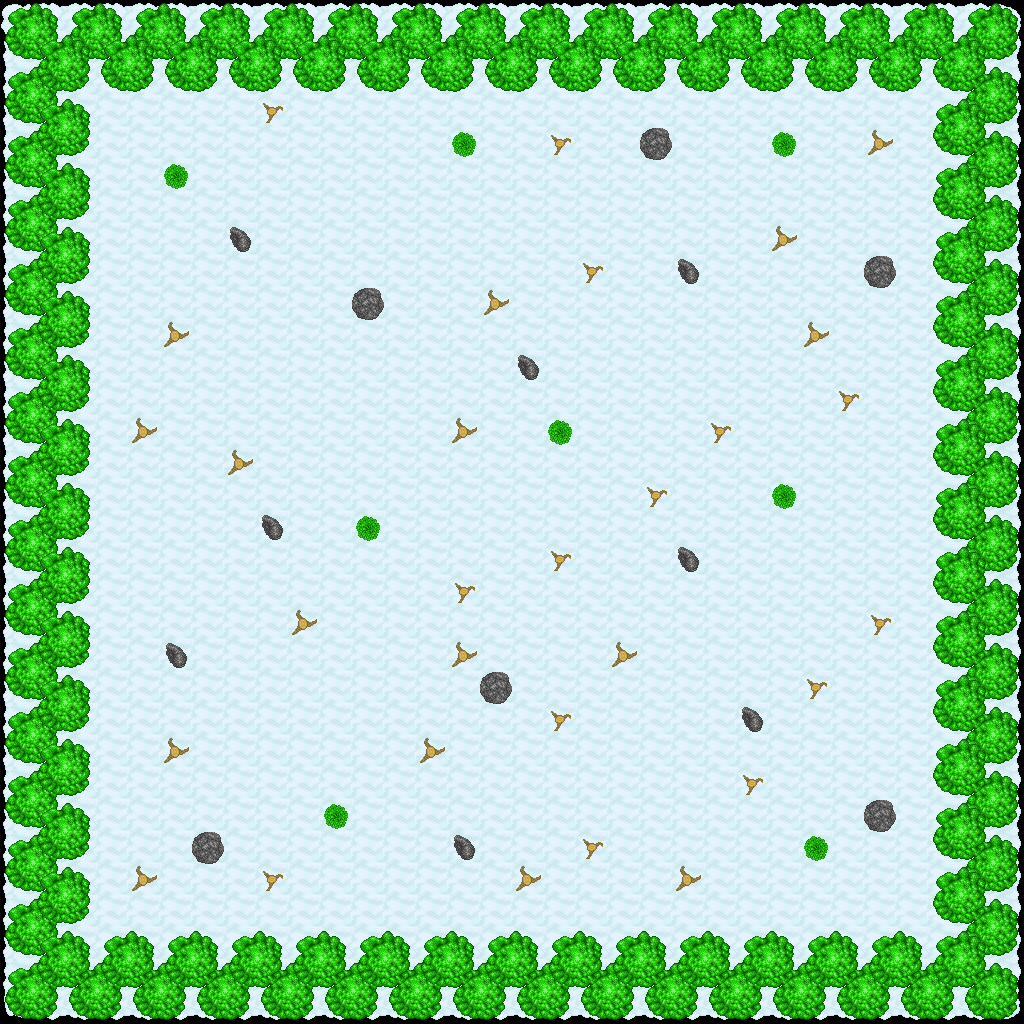

Below is a game level as drawn by its tile map, then a one-line description and the .tmx that defines it (tile-layer data replaced by summaries):
An orthogonal 32x32 tile map with 32x32 px tiles, 5 tile layers (ground, tree1, tree2, obstacle, ...).

<map version="1.0" orientation="orthogonal" width="32" height="32" tilewidth="32" tileheight="32">
 <tileset firstgid="1" name="environment" tilewidth="32" tileheight="32">
  <image source="tilesets/environment.png" width="512" height="512" />
 </tileset>
 <layer name="ground" width="32" height="32">
  <data>[1024 cells, 1024 non-empty, 9 distinct tile ids]</data>
 </layer>
 <layer name="tree1" width="32" height="32">
  <data>[1024 cells, 240 non-empty, 4 distinct tile ids]</data>
 </layer>
 <layer name="tree2" width="32" height="32">
  <data>[1024 cells, 224 non-empty, 4 distinct tile ids]</data>
 </layer>
 <layer name="obstacle" width="32" height="32">
  <data>[1024 cells, 52 non-empty, 5 distinct tile ids]</data>
 </layer>
 <layer name="collision" width="32" height="32" opacity="0.01">
  <data>[1024 cells, 400 non-empty, 1 distinct tile ids]</data>
 </layer>
</map>